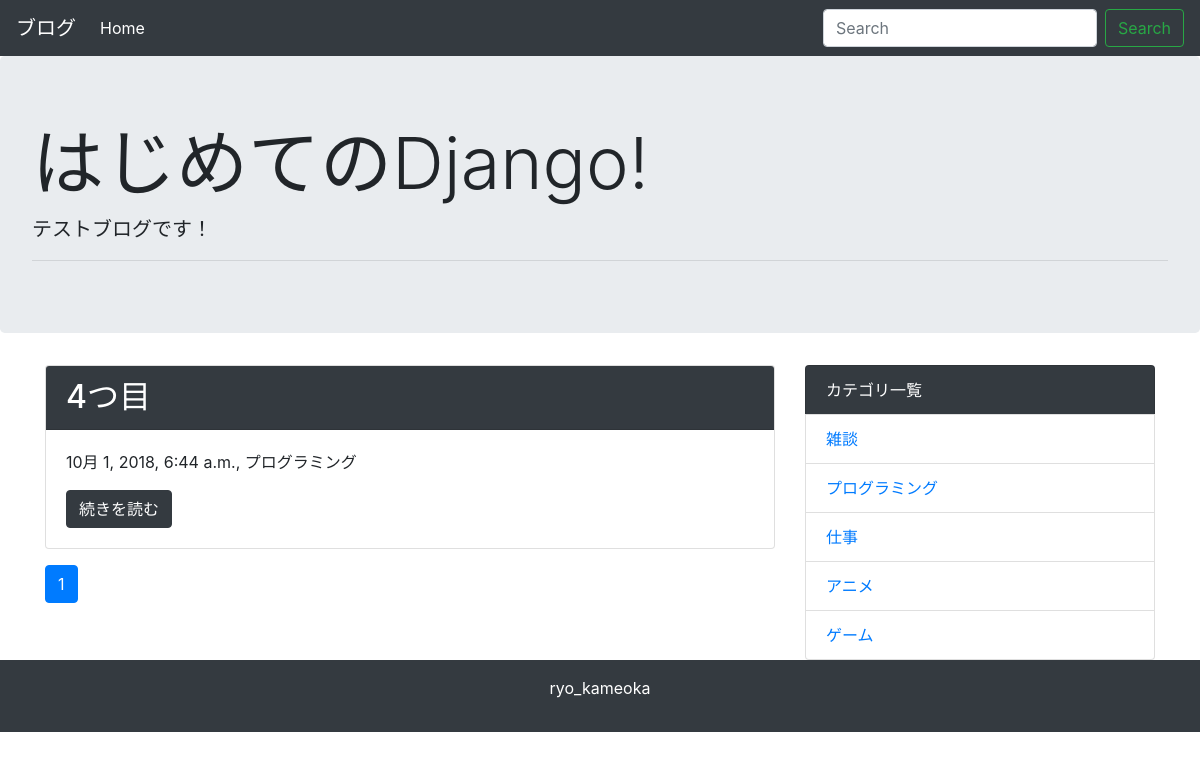
The app's page /category/2/ with its own data.
### blog/models.py (models this page shows, shortened)
class Post(models.Model):
    title = models.CharField('タイトル', max_length=255)
    text = models.TextField('本文')
    created_at = models.DateTimeField('作成日', default=timezone.now)
    category = models.ForeignKey(Category, verbose_name='カテゴリ', on_delete=models.PROTECT)

class Category(models.Model):
    name = models.CharField('カテゴリ名', max_length=255)
    created_at = models.DateTimeField('作成日', default=timezone.now)
    def __str__(self):
        return self.name

### blog/views.py (the view)
# urls.py: path('category/<int:pk>/', views.CategoryView.as_view(), name='category'),
class CategoryView(generic.ListView):
    model = Post
    paginate_by = 10
    def get_queryset(self):
        category_pk = self.kwargs['pk']
        queryset = Post.objects.order_by('-created_at').filter(category__pk=category_pk)
        return queryset

### blog/context_processors.py (called while the page is built)
def common(request):
    context ={
        'category_list': Category.objects.all(),
    }
    return context

### blog/templatetags/mytag.py (called while the page is built)
@register.simple_tag
def url_replace(request, field, value):
    url_dict = request.GET.copy()
    url_dict[field] = str(value)
    return url_dict.urlencode()

### blog/templates/blog/post_list.html
{% extends 'blog/base.html' %}
{% block content %}
{% for post in post_list %}
<div class="card mb-3">
    <h2 class="card-header bg-dark text-white">{{ post.title }}</h2>
    <div class="card-body">
      <p>{{ post.created_at }}, {{ post.category }}</p>
    <a href="{% url 'blog:detail' post.pk %}" class="btn btn-dark">続きを読む</a>
  </div>
</div>
{% endfor %}
{% include 'blog/page.html' %}
{% endblock %}

### blog/templates/blog/base.html (shortened to what this page needs)
<!doctype html>
<html lang="ja">
  <head>
    <link rel="stylesheet" href="https://maxcdn.bootstrapcdn.com/bootstrap/4.0.0-beta.2/css/bootstrap.min.css">
  </head>
  <body>
    <nav class="navbar navbar-expand-lg navbar-dark bg-dark">
      <a class="navbar-brand" href="#">ブログ</a>
      <div class="collapse navbar-collapse" id="navbarSupportedContent">
        <ul class="navbar-nav mr-auto">
          <li class="nav-item active">
            <a class="nav-link" href="{% url 'blog:index' %}">Home</a>
          </li>
        </ul>
        <form class="form-inline my-2 my-lg-0" method="GET" action="{% url 'blog:index' %}">
          <input class="form-control mr-sm-2" type="text" placeholder="Search" aria-label="Search" name="keyword">
          <button class="btn btn-outline-success my-2 my-sm-0" type="submit">Search</button>
        </form>
      </div>
    </nav>
    <div class="jumbotron">
      <h1 class="display-3">はじめてのDjango!</h1>
      <p class="lead">テストブログです！</p>
      <hr class="my-2">
    </div>
    <div class="container">
      <div class="row">
        <div class="col-md-8">
          {% block content %}
          {% endblock %}
        </div>
        <div class="col-md-4">
          <ul class="list-group">
            <li class="list-group-item bg-dark text-white">カテゴリ一覧</li>
            {% for category in category_list %}
             <li class="list-group-item"><a href="{% url 'blog:category' category.pk %}">{{ category }}</a></li>
            {% endfor %}
          </ul>
        </div>
      </div>
    </div>
    <footer class="bg-dark text-white text-center py-3">
      <p>ryo_kameoka</p>
    </footer>
  </body>
</html>

### records on screen
Post: title "4つ目", created_at "10月 1, 2018, 6:44 a.m.", category "プログラミング"
Category: name "雑談"
Category: name "プログラミング"
Category: name "仕事"
Category: name "アニメ"
Category: name "ゲーム"

### other values on screen
{{ link_page }} "1"
